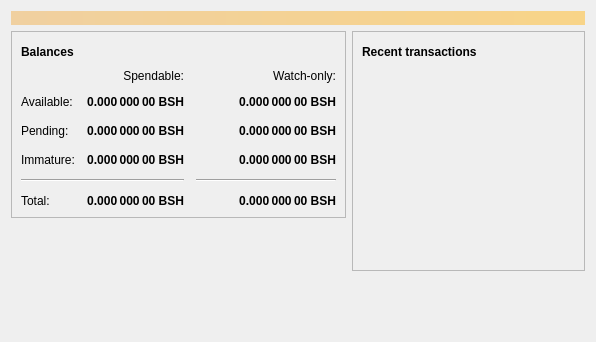
<?xml version="1.0" encoding="UTF-8"?>
<ui version="4.0">
 <class>OverviewPage</class>
 <widget class="QWidget" name="OverviewPage">
  <property name="geometry">
   <rect>
    <x>0</x>
    <y>0</y>
    <width>596</width>
    <height>342</height>
   </rect>
  </property>
  <property name="windowTitle">
   <string>Form</string>
  </property>
  <layout class="QVBoxLayout" name="topLayout">
   <item>
    <widget class="QLabel" name="labelAlerts">
     <property name="visible">
      <bool>false</bool>
     </property>
     <property name="styleSheet">
      <string notr="true">QLabel { background-color: qlineargradient(x1: 0, y1: 0, x2: 1, y2: 0, stop:0 #F0D0A0, stop:1 #F8D488); color:#000000; }</string>
     </property>
     <property name="wordWrap">
      <bool>true</bool>
     </property>
     <property name="margin">
      <number>3</number>
     </property>
     <property name="textInteractionFlags">
      <set>Qt::TextSelectableByMouse</set>
     </property>
    </widget>
   </item>
   <item>
    <layout class="QHBoxLayout" name="horizontalLayout" stretch="1,1">
     <item>
      <layout class="QVBoxLayout" name="verticalLayout_2">
       <item>
        <widget class="QFrame" name="frame">
         <property name="frameShape">
          <enum>QFrame::StyledPanel</enum>
         </property>
         <property name="frameShadow">
          <enum>QFrame::Raised</enum>
         </property>
         <layout class="QVBoxLayout" name="verticalLayout_4">
          <item>
           <layout class="QHBoxLayout" name="horizontalLayout_4">
            <item>
             <widget class="QLabel" name="label_5">
              <property name="font">
               <font>
                <weight>75</weight>
                <bold>true</bold>
               </font>
              </property>
              <property name="text">
               <string>Balances</string>
              </property>
             </widget>
            </item>
            <item>
             <widget class="QPushButton" name="labelWalletStatus">
              <property name="enabled">
               <bool>true</bool>
              </property>
              <property name="maximumSize">
               <size>
                <width>30</width>
                <height>16777215</height>
               </size>
              </property>
              <property name="toolTip">
               <string>The displayed information may be out of date. Your wallet automatically synchronizes with the Bitcoin network after a connection is established, but this process has not completed yet.</string>
              </property>
              <property name="text">
               <string/>
              </property>
              <property name="icon">
               <iconset resource="../bitcoin.qrc">
                <normaloff>:/icons/warning</normaloff>
                <disabledoff>:/icons/warning</disabledoff>:/icons/warning</iconset>
              </property>
              <property name="iconSize">
               <size>
                <width>24</width>
                <height>24</height>
               </size>
              </property>
              <property name="flat">
               <bool>true</bool>
              </property>
             </widget>
            </item>
            <item>
             <spacer name="horizontalSpacer_3">
              <property name="orientation">
               <enum>Qt::Horizontal</enum>
              </property>
              <property name="sizeHint" stdset="0">
               <size>
                <width>40</width>
                <height>20</height>
               </size>
              </property>
             </spacer>
            </item>
           </layout>
          </item>
          <item>
           <layout class="QGridLayout" name="gridLayout">
            <property name="spacing">
             <number>12</number>
            </property>
            <item row="2" column="2">
             <widget class="QLabel" name="labelWatchPending">
              <property name="font">
               <font>
                <weight>75</weight>
                <bold>true</bold>
               </font>
              </property>
              <property name="cursor">
               <cursorShape>IBeamCursor</cursorShape>
              </property>
              <property name="toolTip">
               <string>Unconfirmed transactions to watch-only addresses</string>
              </property>
              <property name="text">
               <string notr="true">0.000 000 00 BSH</string>
              </property>
              <property name="alignment">
               <set>Qt::AlignRight|Qt::AlignTrailing|Qt::AlignVCenter</set>
              </property>
              <property name="textInteractionFlags">
               <set>Qt::LinksAccessibleByMouse|Qt::TextSelectableByKeyboard|Qt::TextSelectableByMouse</set>
              </property>
             </widget>
            </item>
            <item row="2" column="1">
             <widget class="QLabel" name="labelUnconfirmed">
              <property name="font">
               <font>
                <weight>75</weight>
                <bold>true</bold>
               </font>
              </property>
              <property name="cursor">
               <cursorShape>IBeamCursor</cursorShape>
              </property>
              <property name="toolTip">
               <string>Total of transactions that have yet to be confirmed, and do not yet count toward the spendable balance</string>
              </property>
              <property name="text">
               <string notr="true">0.000 000 00 BSH</string>
              </property>
              <property name="alignment">
               <set>Qt::AlignRight|Qt::AlignTrailing|Qt::AlignVCenter</set>
              </property>
              <property name="textInteractionFlags">
               <set>Qt::LinksAccessibleByMouse|Qt::TextSelectableByKeyboard|Qt::TextSelectableByMouse</set>
              </property>
             </widget>
            </item>
            <item row="3" column="2">
             <widget class="QLabel" name="labelWatchImmature">
              <property name="font">
               <font>
                <weight>75</weight>
                <bold>true</bold>
               </font>
              </property>
              <property name="cursor">
               <cursorShape>IBeamCursor</cursorShape>
              </property>
              <property name="toolTip">
               <string>Mined balance in watch-only addresses that has not yet matured</string>
              </property>
              <property name="text">
               <string notr="true">0.000 000 00 BSH</string>
              </property>
              <property name="alignment">
               <set>Qt::AlignRight|Qt::AlignTrailing|Qt::AlignVCenter</set>
              </property>
              <property name="textInteractionFlags">
               <set>Qt::LinksAccessibleByMouse|Qt::TextSelectableByKeyboard|Qt::TextSelectableByMouse</set>
              </property>
             </widget>
            </item>
            <item row="4" column="0" colspan="2">
             <widget class="Line" name="line">
              <property name="orientation">
               <enum>Qt::Horizontal</enum>
              </property>
             </widget>
            </item>
            <item row="4" column="2">
             <widget class="Line" name="lineWatchBalance">
              <property name="sizePolicy">
               <sizepolicy hsizetype="Preferred" vsizetype="Fixed">
                <horstretch>0</horstretch>
                <verstretch>0</verstretch>
               </sizepolicy>
              </property>
              <property name="minimumSize">
               <size>
                <width>140</width>
                <height>0</height>
               </size>
              </property>
              <property name="orientation">
               <enum>Qt::Horizontal</enum>
              </property>
             </widget>
            </item>
            <item row="5" column="0">
             <widget class="QLabel" name="labelTotalText">
              <property name="text">
               <string>Total:</string>
              </property>
             </widget>
            </item>
            <item row="3" column="1">
             <widget class="QLabel" name="labelImmature">
              <property name="font">
               <font>
                <weight>75</weight>
                <bold>true</bold>
               </font>
              </property>
              <property name="cursor">
               <cursorShape>IBeamCursor</cursorShape>
              </property>
              <property name="toolTip">
               <string>Mined balance that has not yet matured</string>
              </property>
              <property name="text">
               <string notr="true">0.000 000 00 BSH</string>
              </property>
              <property name="alignment">
               <set>Qt::AlignRight|Qt::AlignTrailing|Qt::AlignVCenter</set>
              </property>
              <property name="textInteractionFlags">
               <set>Qt::LinksAccessibleByMouse|Qt::TextSelectableByKeyboard|Qt::TextSelectableByMouse</set>
              </property>
             </widget>
            </item>
            <item row="2" column="3">
             <spacer name="horizontalSpacer_2">
              <property name="orientation">
               <enum>Qt::Horizontal</enum>
              </property>
              <property name="sizeHint" stdset="0">
               <size>
                <width>40</width>
                <height>20</height>
               </size>
              </property>
             </spacer>
            </item>
            <item row="3" column="0">
             <widget class="QLabel" name="labelImmatureText">
              <property name="text">
               <string>Immature:</string>
              </property>
             </widget>
            </item>
            <item row="5" column="1">
             <widget class="QLabel" name="labelTotal">
              <property name="font">
               <font>
                <weight>75</weight>
                <bold>true</bold>
               </font>
              </property>
              <property name="cursor">
               <cursorShape>IBeamCursor</cursorShape>
              </property>
              <property name="toolTip">
               <string>Your current total balance</string>
              </property>
              <property name="text">
               <string notr="true">0.000 000 00 BSH</string>
              </property>
              <property name="alignment">
               <set>Qt::AlignRight|Qt::AlignTrailing|Qt::AlignVCenter</set>
              </property>
              <property name="textInteractionFlags">
               <set>Qt::LinksAccessibleByMouse|Qt::TextSelectableByKeyboard|Qt::TextSelectableByMouse</set>
              </property>
             </widget>
            </item>
            <item row="5" column="2">
             <widget class="QLabel" name="labelWatchTotal">
              <property name="font">
               <font>
                <weight>75</weight>
                <bold>true</bold>
               </font>
              </property>
              <property name="cursor">
               <cursorShape>IBeamCursor</cursorShape>
              </property>
              <property name="toolTip">
               <string>Current total balance in watch-only addresses</string>
              </property>
              <property name="text">
               <string notr="true">0.000 000 00 BSH</string>
              </property>
              <property name="alignment">
               <set>Qt::AlignRight|Qt::AlignTrailing|Qt::AlignVCenter</set>
              </property>
              <property name="textInteractionFlags">
               <set>Qt::LinksAccessibleByMouse|Qt::TextSelectableByKeyboard|Qt::TextSelectableByMouse</set>
              </property>
             </widget>
            </item>
            <item row="0" column="2">
             <widget class="QLabel" name="labelWatchonly">
              <property name="text">
               <string>Watch-only:</string>
              </property>
              <property name="alignment">
               <set>Qt::AlignRight|Qt::AlignTrailing|Qt::AlignVCenter</set>
              </property>
             </widget>
            </item>
            <item row="1" column="0">
             <widget class="QLabel" name="labelBalanceText">
              <property name="text">
               <string>Available:</string>
              </property>
             </widget>
            </item>
            <item row="1" column="1">
             <widget class="QLabel" name="labelBalance">
              <property name="font">
               <font>
                <weight>75</weight>
                <bold>true</bold>
               </font>
              </property>
              <property name="cursor">
               <cursorShape>IBeamCursor</cursorShape>
              </property>
              <property name="toolTip">
               <string>Your current spendable balance</string>
              </property>
              <property name="text">
               <string notr="true">0.000 000 00 BSH</string>
              </property>
              <property name="alignment">
               <set>Qt::AlignRight|Qt::AlignTrailing|Qt::AlignVCenter</set>
              </property>
              <property name="textInteractionFlags">
               <set>Qt::LinksAccessibleByMouse|Qt::TextSelectableByKeyboard|Qt::TextSelectableByMouse</set>
              </property>
             </widget>
            </item>
            <item row="1" column="2">
             <widget class="QLabel" name="labelWatchAvailable">
              <property name="font">
               <font>
                <weight>75</weight>
                <bold>true</bold>
               </font>
              </property>
              <property name="cursor">
               <cursorShape>IBeamCursor</cursorShape>
              </property>
              <property name="toolTip">
               <string>Your current balance in watch-only addresses</string>
              </property>
              <property name="text">
               <string notr="true">0.000 000 00 BSH</string>
              </property>
              <property name="alignment">
               <set>Qt::AlignRight|Qt::AlignTrailing|Qt::AlignVCenter</set>
              </property>
              <property name="textInteractionFlags">
               <set>Qt::LinksAccessibleByMouse|Qt::TextSelectableByKeyboard|Qt::TextSelectableByMouse</set>
              </property>
             </widget>
            </item>
            <item row="2" column="0">
             <widget class="QLabel" name="labelPendingText">
              <property name="text">
               <string>Pending:</string>
              </property>
             </widget>
            </item>
            <item row="0" column="1">
             <widget class="QLabel" name="labelSpendable">
              <property name="text">
               <string>Spendable:</string>
              </property>
              <property name="alignment">
               <set>Qt::AlignRight|Qt::AlignTrailing|Qt::AlignVCenter</set>
              </property>
             </widget>
            </item>
           </layout>
          </item>
         </layout>
        </widget>
       </item>
       <item>
        <spacer name="verticalSpacer">
         <property name="orientation">
          <enum>Qt::Vertical</enum>
         </property>
         <property name="sizeHint" stdset="0">
          <size>
           <width>20</width>
           <height>40</height>
          </size>
         </property>
        </spacer>
       </item>
      </layout>
     </item>
     <item>
      <layout class="QVBoxLayout" name="verticalLayout_3">
       <item>
        <widget class="QFrame" name="frame_2">
         <property name="frameShape">
          <enum>QFrame::StyledPanel</enum>
         </property>
         <property name="frameShadow">
          <enum>QFrame::Raised</enum>
         </property>
         <layout class="QVBoxLayout" name="verticalLayout">
          <item>
           <layout class="QHBoxLayout" name="horizontalLayout_2">
            <item>
             <widget class="QLabel" name="label_4">
              <property name="font">
               <font>
                <weight>75</weight>
                <bold>true</bold>
               </font>
              </property>
              <property name="text">
               <string>Recent transactions</string>
              </property>
             </widget>
            </item>
            <item>
             <widget class="QPushButton" name="labelTransactionsStatus">
              <property name="enabled">
               <bool>true</bool>
              </property>
              <property name="maximumSize">
               <size>
                <width>30</width>
                <height>16777215</height>
               </size>
              </property>
              <property name="toolTip">
               <string>The displayed information may be out of date. Your wallet automatically synchronizes with the Bitcoin network after a connection is established, but this process has not completed yet.</string>
              </property>
              <property name="text">
               <string/>
              </property>
              <property name="icon">
               <iconset resource="../bitcoin.qrc">
                <normaloff>:/icons/warning</normaloff>
                <disabledoff>:/icons/warning</disabledoff>:/icons/warning</iconset>
              </property>
              <property name="iconSize">
               <size>
                <width>24</width>
                <height>24</height>
               </size>
              </property>
              <property name="flat">
               <bool>true</bool>
              </property>
             </widget>
            </item>
            <item>
             <spacer name="horizontalSpacer">
              <property name="orientation">
               <enum>Qt::Horizontal</enum>
              </property>
              <property name="sizeHint" stdset="0">
               <size>
                <width>40</width>
                <height>20</height>
               </size>
              </property>
             </spacer>
            </item>
           </layout>
          </item>
          <item>
           <widget class="QListView" name="listTransactions">
            <property name="styleSheet">
             <string notr="true">QListView { background: transparent; }</string>
            </property>
            <property name="frameShape">
             <enum>QFrame::NoFrame</enum>
            </property>
            <property name="verticalScrollBarPolicy">
             <enum>Qt::ScrollBarAlwaysOff</enum>
            </property>
            <property name="horizontalScrollBarPolicy">
             <enum>Qt::ScrollBarAlwaysOff</enum>
            </property>
            <property name="selectionMode">
             <enum>QAbstractItemView::NoSelection</enum>
            </property>
           </widget>
          </item>
         </layout>
        </widget>
       </item>
       <item>
        <spacer name="verticalSpacer_2">
         <property name="orientation">
          <enum>Qt::Vertical</enum>
         </property>
         <property name="sizeHint" stdset="0">
          <size>
           <width>20</width>
           <height>40</height>
          </size>
         </property>
        </spacer>
       </item>
      </layout>
     </item>
    </layout>
   </item>
  </layout>
 </widget>
 <resources/>
 <connections/>
</ui>
